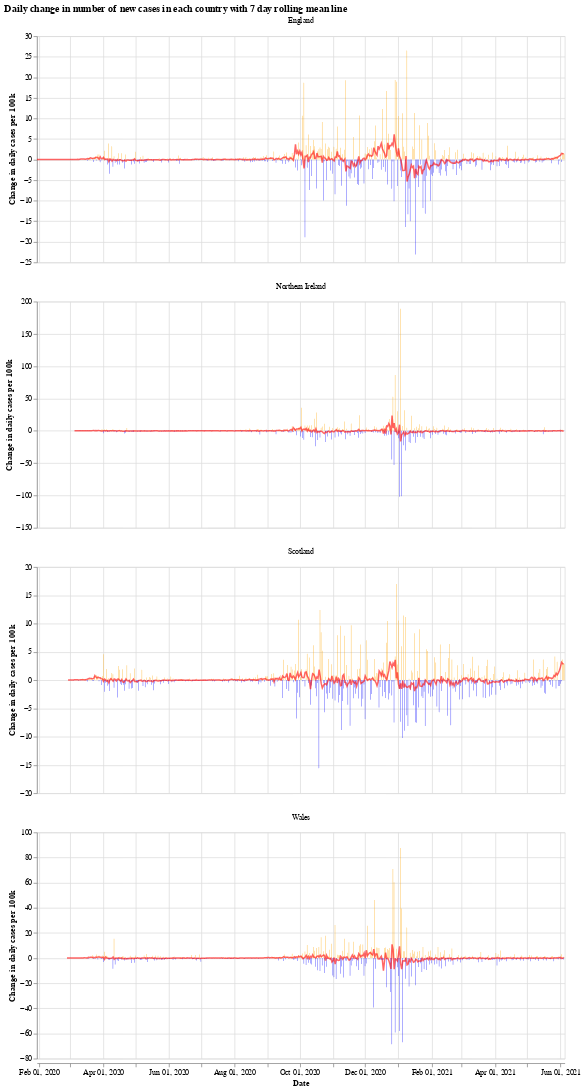

Notebook code for this chart:
### Markdown cell above
We will use the Python library `Altair` for visualising the data, see the [altair docs](https://altair-viz.github.io/) for more information.

First we have a graph which shows the daily change in the number of new cases for each country. This number jumps up and down all over the place, which is likely due to delay in reporting of new cases over the weekend. Another interesting thing is that it looks like the daily cases in Wales experienced a much shorter period of calm over the summer (calm in the sense of daily cases not jumping up and down).

The orange bars are days when the number of new cases (per 100k population) was more than the previous day, while the blue are days when the number of new cases dropped. The red line is the 7 day moving average. 

When the moving average line is below 0, it means that there is a consistent drop in new cases. We can see this clearly happening around the times that lockdowns were introduced (though, to varying degrees). I will update the graphs soon with a marker of when each lockdown started.

### Code cell
# collapse
import altair as alt

bars = alt.Chart(uk_cases).mark_bar().encode(
    x=alt.X("yearmonthdate(date):T", axis=alt.Axis(title='Date')),
    y=alt.Y("casesChangeRate:Q", axis=alt.Axis(title='Change in daily cases per 100k')),
    tooltip='casesChange',
    color=alt.condition(
        alt.datum.casesChangeRate > 0,
        alt.value("orange"),  # The positive color
        alt.value("blue")  # The negative color
    )
).properties(title='Daily change in number of new cases with 7 day rolling mean',width=700).interactive()

line = alt.Chart(uk_cases).mark_line(
    color='red',
    size=2,
    opacity=0.6
).transform_window(
    rolling_mean='mean(casesChangeRate)',
    frame=[0, 7],
    groupby=['areaName']
).encode(
    x='yearmonthdate(date):T',
    y='rolling_mean:Q'
)

alt.layer(bars, line, data=uk_cases).facet(alt.Column(
    'areaName', title=''), columns=1).resolve_scale(y='independent').properties(title='Daily change in number of new cases in each country with 7 day rolling mean line')

### Figure 1 — Vega-Lite specification as saved in the notebook (floating-point values rounded to 4 significant figures; data arrays with more than 128 entries replaced by an {"elided": "..."} marker saying what was removed)
{"config": {"view": {"continuousWidth": 400, "continuousHeight": 300}}, "data": {"name": "data-dc54f8644f99cbefe1cc26ec8af50a6b"}, "facet": {"type": "nominal", "field": "areaName", "title": ""}, "spec": {"layer": [{"mark": "bar", "encoding": {"color": {"condition": {"value": "orange", "test": "(datum.casesChangeRate > 0)"}, "value": "blue"}, "tooltip": {"type": "quantitative", "field": "casesChange"}, "x": {"type": "temporal", "axis": {"title": "Date"}, "field": "date", "timeUnit": "yearmonthdate"}, "y": {"type": "quantitative", "axis": {"title": "Change in daily cases per 100k"}, "field": "casesChangeRate"}}, "selection": {"selector001": {"type": "interval", "bind": "scales", "encodings": ["x", "y"]}}, "title": "Daily change in number of new cases with 7 day rolling mean", "width": 700}, {"mark": {"type": "line", "color": "red", "opacity": 0.6, "size": 2}, "encoding": {"x": {"type": "temporal", "field": "date", "timeUnit": "yearmonthdate"}, "y": {"type": "quantitative", "field": "rolling_mean"}}, "transform": [{"window": [{"op": "mean", "field": "casesChangeRate", "as": "rolling_mean"}], "frame": [0, 7], "groupby": ["areaName"]}]}]}, "columns": 1, "resolve": {"scale": {"y": "independent"}}, "title": "Daily change in number of new cases in each country with 7 day rolling mean line", "$schema": "https://vega.github.io/schema/vega-lite/v4.8.1.json", "datasets": {"data-dc54f8644f99cbefe1cc26ec8af50a6b": {"elided": "1876 records"}}}
